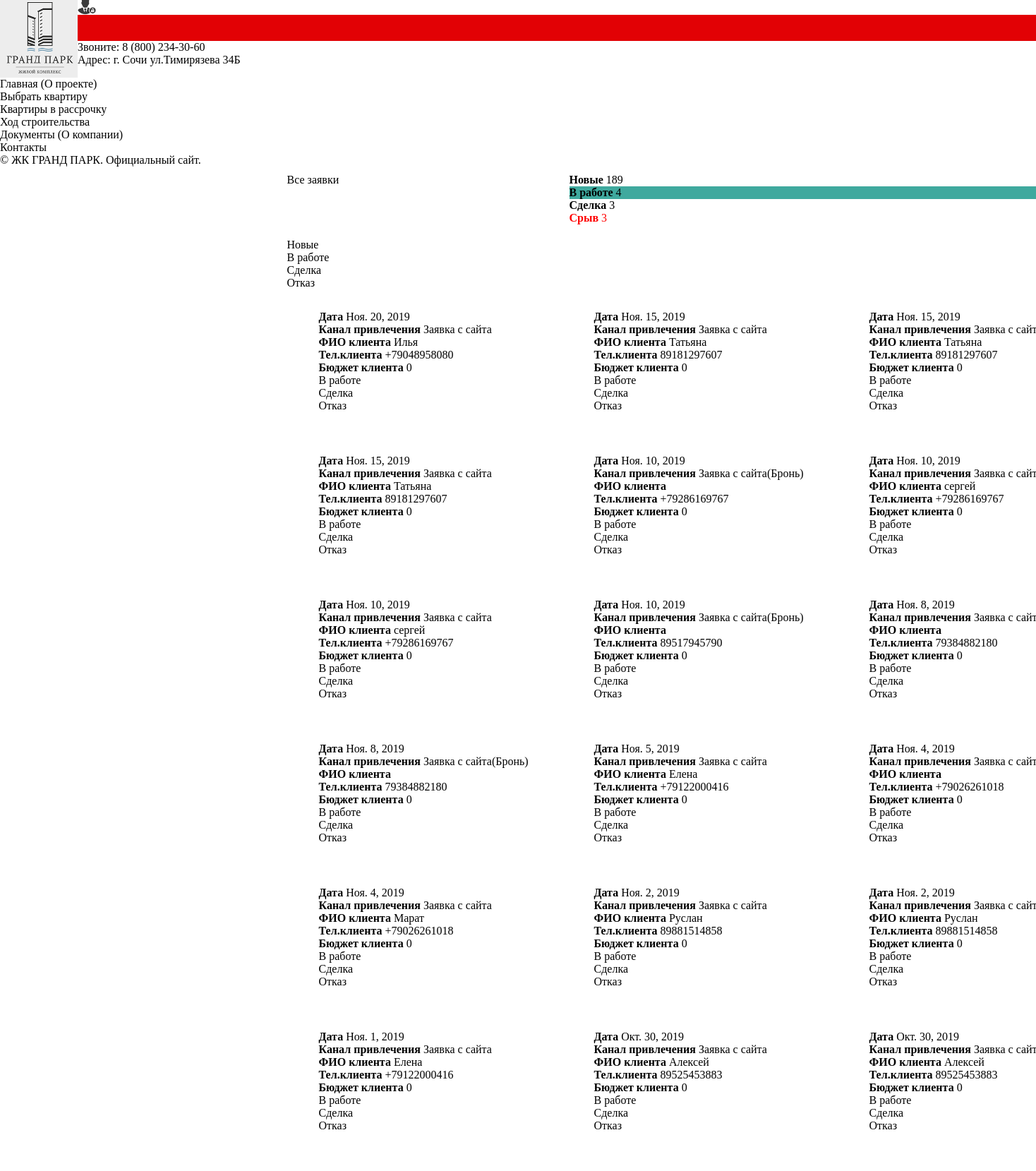
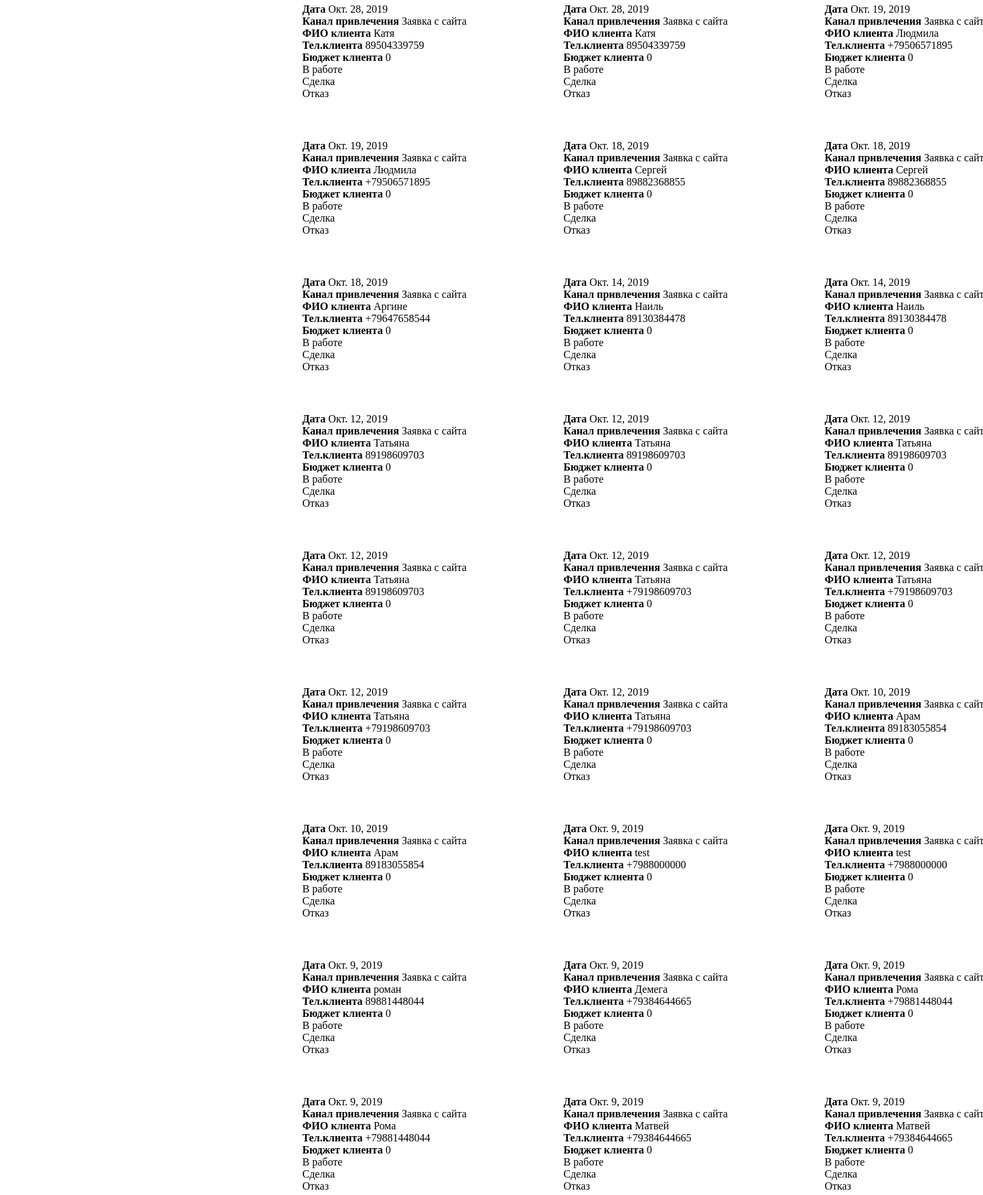
Page /zayavka/all/ (signed in, upper part) on the committed database (2 pictures, top to bottom).
### zayavka/models.py (models this page shows, shortened)
class zayavka(models.Model):
    date_sozd = models.DateField(verbose_name='Дата создания:')
    date_vz = models.DateField(verbose_name='Дата взятия в работу:', null=True, blank=True)
    date_zakr = models.DateField(verbose_name='Дата закрытия заявки:', null=True, blank=True)
    kanal_pr_choises = (('Авито','Авито'),('Домклик','Домклик'),('Яндекс','Яндекс'),('Циан','Циан'),
                        ('Тел.Звонок','Тел.Звонок'),('Разное','Разное'),('Заявка с сайта','Заявка с сайта'))
    kanal_pr = models.CharField(max_length=35,verbose_name='Источник заявки:', choices=kanal_pr_choises)
    name_kl = models.CharField(max_length=55, verbose_name='Имя клиента:', help_text='Имя')
    tel = models.CharField(max_length=12, verbose_name='Телефон:',help_text='Ваш номер телефона:')
    budget = models.IntegerField(verbose_name='', default=0)
    text = models.TextField(verbose_name='Описание заявки:')
    status_ch = (('Новая заявка','Новая заявка'),('В работе','В работе'),('Сделка','Сделка'),('Отказ','Отказ'))
    status = models.CharField(verbose_name='Статус заявки:', max_length=35, choices=status_ch)
    class Meta:
        verbose_name = 'Заявки'
        verbose_name_plural = 'Заявки'

### zayavka/views.py (the view)
# urls.py: path(r'all/', views.allZayavkaView, name='allZayav'),
@login_required
def allZayavkaView(request):
    nzayav = zayavka.objects.filter(status='Новая заявка').order_by('-date_sozd')
    nzayav_count = zayavka.objects.filter(status='Новая заявка').count()
    wzayav = zayavka.objects.filter(status='В работе').order_by('-date_sozd')
    wzayav_count = zayavka.objects.filter(status='В работе').count()
    szayav = zayavka.objects.filter(status='Сделка').order_by('-date_sozd')
    szayav_count = zayavka.objects.filter(status='Сделка').count()
    ozayav = zayavka.objects.filter(status='Отказ').order_by('-date_sozd')
    ozayav_count = zayavka.objects.filter(status='Отказ').count()
    return render(request,'zayavka/all.html',{'tnzayav':nzayav,'tnzayav_count':nzayav_count,
                                              'twzayav':wzayav,'twzayav_count':wzayav_count,'tszayav':szayav,
                                              'tszayav_count':szayav_count,'tozayav':ozayav,'tozayav_count':ozayav_count,})

### flats/context_processors.py (called while the page is built)
def main(request):
    if request.POST:
        form = zayavkaFromSaitForm(request.POST)
        if form.is_valid():
            post = form.save(commit=False)
            post.date_sozd = datetime.now()
            post.kanal_pr = 'Заявка с сайта'
            post.status = 'Новая заявка'
            ss = 'От ' + post.name_kl +' тел.'+str(post.tel)
            send_mail('Поступила новая заявка на сайт', ss , 'zhem-otchet@mail.ru',
                      ['sawf@rambler.ru'], fail_silently=False, html_message=ss)
            post.save()
    else:
        form = zayavkaFromSaitForm()
    return {'tn3': zayavka.objects.filter(status='Новая заявка').count(), 'allform':form}

### templates/zayavka/all.html (shortened to what this page needs)
{% extends 'main/main.html' %}
{% block content %}
<link rel="stylesheet" href="https://cdnjs.cloudflare.com/ajax/libs/uikit/3.0.0-rc.25/css/uikit.min.css" />
            <div id="wrapper">
                <div class="content-holder">
                    <div class="content">
                        <section style="padding: 10px 0;">
                            <div class="container">
                                <div class="contact-details-wrap fl-wrap" id="sec1">
                                    <div class="row">
                                    <div class="col-md-4">
    <h2 class="bold-title uk-heading-divider">Все заявки</h2>
</div>
<div class="col-md-8">
<div class="uk-grid-collapse uk-child-width-expand@s uk-text-center" uk-grid>
    <div>
        <div class="uk-background-muted uk-padding"><b>Новые </b> {{ tnzayav_count }}</div>
    </div>
    <div>
        <div class="uk-background-primary uk-padding uk-light"><b>В работе </b> {{ twzayav_count }}</div>
    </div>
    <div>
        <div class="uk-background-secondary uk-padding uk-light"><b>Сделка </b> {{ tszayav_count }}</div>
    </div>
    <div>
        <div class="uk-background-muted uk-padding" style="color:red;"><b>Срыв </b> {{ tozayav_count }}</div>
    </div>
</div>
</div>
<div class="col-md-12">
<div class="uk-card uk-card-default uk-card-body uk-text-middle" style="margin:20px 0;">
<ul class="uk-subnav uk-subnav-pill" uk-switcher>
    <li><a href="#">Новые</a></li>
    <li><a href="#">В работе</a></li>
    <li><a href="#">Сделка</a></li>
    <li><a href="#">Отказ</a></li>
</ul>
<ul class="uk-switcher uk-margin">
<li>
{% for nzayav in tnzayav %}<div class="col-md-4">
         <div class="uk-card uk-card-default uk-card-body" style="padding:20px; margin:10px;"><ul class="uk-list">
    <li><b>Дата</b> {{ nzayav.date_sozd }}</li>
    <li><b>Канал привлечения</b> {{ nzayav.kanal_pr }}</li>
    <li><b>ФИО клиента</b> {{ nzayav.name_kl }}</li>
    <li><b>Тел.клиента</b> {{ nzayav.tel }}</li>
    <li><b>Бюджет клиента</b> {{ nzayav.budget }}</li>
    <li><a href="{% url 'zayavka:flatsInWork' idd=nzayav.pk %}">В работе</a></li>
    <li><a href="{% url 'zayavka:flatsSdelka' idd=nzayav.pk %}">Сделка</a></li>
    <li><a href="{% url 'zayavka:flatsOtkaz' idd=nzayav.pk %}">Отказ</a></li></ul></div></div>
{% endfor %}</li>
</ul>
</div>
</div>
 </div></div>
                    </section>
                    </div>
{% endblock %}

### static/home/hamster197/zhem1/demo_arut/home/hamster197/zhem1/demo_arut/static/crm/css/style.css (style rules this page uses)
#wrapper { width: 655px; margin: 0 auto; }
a { text-decoration: none; }

### templates/main/main.html (style rules this page uses)
@media (min-width: 1000px) { html { overflow: hidden; } }

### templates/zayavka/all.html (style rules this page uses)
.uk-background-primary { background-color: #3fa99e; }
.uk-link, a { color: inherit; }
.uk-list { text-align: left; }

### rows in the picture
zayavka: date_sozd "Ноя. 20, 2019", kanal_pr "Заявка с сайта", name_kl "Илья", tel "+79048958080", budget "0"
zayavka: date_sozd "Ноя. 15, 2019", kanal_pr "Заявка с сайта", name_kl "Татьяна", tel "89181297607", budget "0"
zayavka: date_sozd "Ноя. 15, 2019", kanal_pr "Заявка с…", name_kl "Татьяна", tel "89181297607", budget "0"
zayavka: date_sozd "Ноя. 15, 2019", kanal_pr "Заявка с сайта", name_kl "Татьяна", tel "89181297607", budget "0"
zayavka: date_sozd "Ноя. 10, 2019", kanal_pr "Заявка с сайта(Бронь)", tel "+79286169767", budget "0"
zayavka: date_sozd "Ноя. 10, 2019", kanal_pr "Заявка с…", name_kl "сергей", tel "+79286169767", budget "0"
zayavka: date_sozd "Ноя. 10, 2019", kanal_pr "Заявка с сайта", name_kl "сергей", tel "+79286169767", budget "0"
zayavka: date_sozd "Ноя. 10, 2019", kanal_pr "Заявка с сайта(Бронь)", tel "89517945790", budget "0"
zayavka: date_sozd "Ноя. 8, 2019", kanal_pr "Заявка с…", tel "79384882180", budget "0"
zayavka: date_sozd "Ноя. 8, 2019", kanal_pr "Заявка с сайта(Бронь)", tel "79384882180", budget "0"
zayavka: date_sozd "Ноя. 5, 2019", kanal_pr "Заявка с сайта", name_kl "Елена", tel "+79122000416", budget "0"
zayavka: date_sozd "Ноя. 4, 2019", kanal_pr "Заявка с…", tel "+79026261018", budget "0"
zayavka: date_sozd "Ноя. 4, 2019", kanal_pr "Заявка с сайта", name_kl "Марат", tel "+79026261018", budget "0"
zayavka: date_sozd "Ноя. 2, 2019", kanal_pr "Заявка с сайта", name_kl "Руслан", tel "89881514858", budget "0"
zayavka: date_sozd "Ноя. 2, 2019", kanal_pr "Заявка с…", name_kl "Руслан", tel "89881514858", budget "0"
zayavka: date_sozd "Ноя. 1, 2019", kanal_pr "Заявка с сайта", name_kl "Елена", tel "+79122000416", budget "0"
zayavka: date_sozd "Окт. 30, 2019", kanal_pr "Заявка с сайта", name_kl "Алексей", tel "89525453883", budget "0"
zayavka: date_sozd "Окт. 30, 2019", kanal_pr "Заявка с…", name_kl "Алексей", tel "89525453883", budget "0"
zayavka: date_sozd "Окт. 28, 2019", kanal_pr "Заявка с сайта", name_kl "Катя", tel "89504339759", budget "0"
zayavka: date_sozd "Окт. 28, 2019", kanal_pr "Заявка с сайта", name_kl "Катя", tel "89504339759", budget "0"
zayavka: date_sozd "Окт. 19, 2019", kanal_pr "Заявка с…", name_kl "Людмила", tel "+79506571895", budget "0"
zayavka: date_sozd "Окт. 19, 2019", kanal_pr "Заявка с сайта", name_kl "Людмила", tel "+79506571895", budget "0"
zayavka: date_sozd "Окт. 18, 2019", kanal_pr "Заявка с сайта", name_kl "Сергей", tel "89882368855", budget "0"
zayavka: date_sozd "Окт. 18, 2019", kanal_pr "Заявка с…", name_kl "Сергей", tel "89882368855", budget "0"
zayavka: date_sozd "Окт. 18, 2019", kanal_pr "Заявка с сайта", name_kl "Аргине", tel "+79647658544", budget "0"
zayavka: date_sozd "Окт. 14, 2019", kanal_pr "Заявка с сайта", name_kl "Наиль", tel "89130384478", budget "0"
zayavka: date_sozd "Окт. 14, 2019", kanal_pr "Заявка с…", name_kl "Наиль", tel "89130384478", budget "0"
zayavka: date_sozd "Окт. 12, 2019", kanal_pr "Заявка с сайта", name_kl "Татьяна", tel "89198609703", budget "0"
zayavka: date_sozd "Окт. 12, 2019", kanal_pr "Заявка с сайта", name_kl "Татьяна", tel "89198609703", budget "0"
zayavka: date_sozd "Окт. 12, 2019", kanal_pr "Заявка с…", name_kl "Татьяна", tel "89198609703", budget "0"
zayavka: date_sozd "Окт. 12, 2019", kanal_pr "Заявка с сайта", name_kl "Татьяна", tel "89198609703", budget "0"
zayavka: date_sozd "Окт. 12, 2019", kanal_pr "Заявка с сайта", name_kl "Татьяна", tel "+79198609703", budget "0"
zayavka: date_sozd "Окт. 12, 2019", kanal_pr "Заявка с…", name_kl "Татьяна", tel "+79198609703", budget "0"
zayavka: date_sozd "Окт. 12, 2019", kanal_pr "Заявка с сайта", name_kl "Татьяна", tel "+79198609703", budget "0"
zayavka: date_sozd "Окт. 12, 2019", kanal_pr "Заявка с сайта", name_kl "Татьяна", tel "+79198609703", budget "0"
zayavka: date_sozd "Окт. 10, 2019", kanal_pr "Заявка с…", name_kl "Арам", tel "89183055854", budget "0"
zayavka: date_sozd "Окт. 10, 2019", kanal_pr "Заявка с сайта", name_kl "Арам", tel "89183055854", budget "0"
zayavka: date_sozd "Окт. 9, 2019", kanal_pr "Заявка с сайта", name_kl "test", tel "+7988000000", budget "0"
zayavka: date_sozd "Окт. 9, 2019", kanal_pr "Заявка с…", name_kl "test", tel "+7988000000", budget "0"
zayavka: date_sozd "Окт. 9, 2019", kanal_pr "Заявка с сайта", name_kl "роман", tel "89881448044", budget "0"
zayavka: date_sozd "Окт. 9, 2019", kanal_pr "Заявка с сайта", name_kl "Демега", tel "+79384644665", budget "0"
zayavka: date_sozd "Окт. 9, 2019", kanal_pr "Заявка с…", name_kl "Рома", tel "+79881448044", budget "0"
zayavka: date_sozd "Окт. 9, 2019", kanal_pr "Заявка с сайта", name_kl "Рома", tel "+79881448044", budget "0"
zayavka: date_sozd "Окт. 9, 2019", kanal_pr "Заявка с сайта", name_kl "Матвей", tel "+79384644665", budget "0"
zayavka: date_sozd "Окт. 9, 2019", kanal_pr "Заявка с…", name_kl "Матвей", tel "+79384644665", budget "0"

### other values in the picture
{{ tnzayav_count }} "189"
{{ twzayav_count }} "4"
{{ tszayav_count }} "3"
{{ tozayav_count }} "3"
